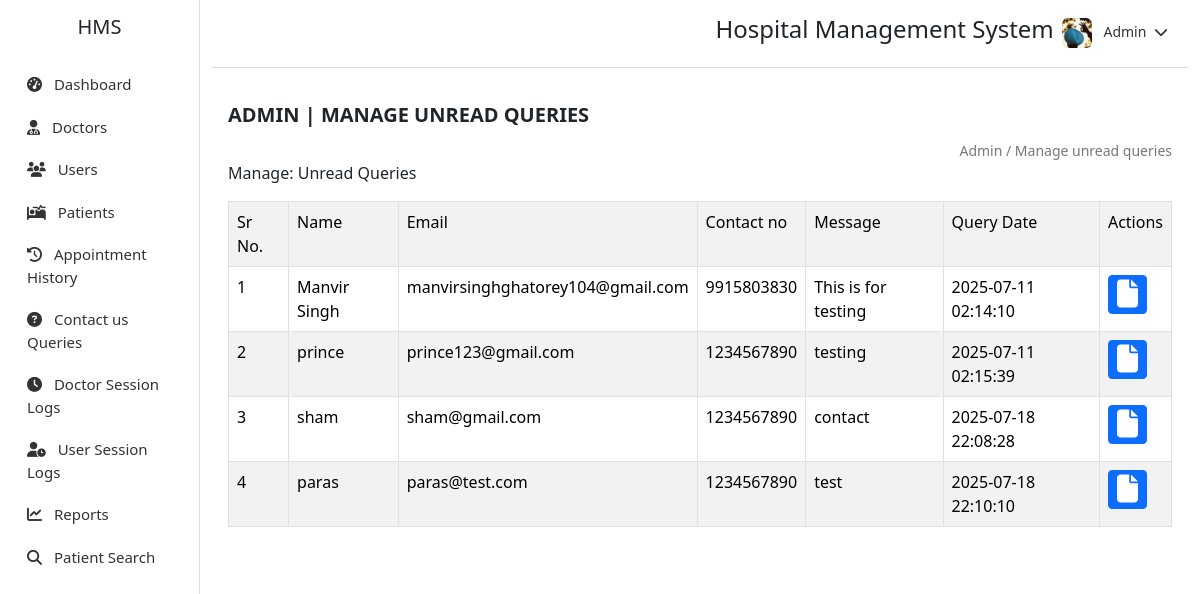
Page /admin/unread_queries.php on the committed database.
### tables this page shows
CREATE TABLE `contact_us` (
  `id` int(11) NOT NULL,
  `name` varchar(50) NOT NULL,
  `email_address` varchar(100) NOT NULL,
  `mobile_no` varchar(100) NOT NULL,
  `message` text NOT NULL,
  `Query_date` timestamp NOT NULL DEFAULT current_timestamp(),
  `admin_remark` text DEFAULT NULL
);

### admin/unread_queries.php (the view, shortened to what this page needs)
<?php
$select_query = "SELECT * FROM contact_us";
$execute_query = mysqli_query($conn, $select_query);
?>
<!DOCTYPE html>
<html lang="en">
<head>
    <link rel="stylesheet" href="style.css">
    <link href="https://cdn.jsdelivr.net/npm/bootstrap@5.3.7/dist/css/bootstrap.min.css" rel="stylesheet">
    <link href="https://cdnjs.cloudflare.com/ajax/libs/font-awesome/6.5.0/css/all.min.css" rel="stylesheet">
</head>
<body>
    <div class="container-fluid">
        <div class="row">
            <div class="col-md-2 sidebar">
                <h5 class="text-center mb-4">HMS</h5>
                <nav class="nav flex-column">
                    <a class="nav-link" href="dashboard.php"><i class="fas fa-tachometer-alt"></i> Dashboard</a>
                    <li class="nav-item">
                        <a class="nav-link" data-bs-toggle="collapse" href="#doctorsMenu" role="button" aria-expanded="false" aria-controls="doctorsMenu">
                            <i class="fas fa-user-md"></i> Doctors
                        </a>
                    </li>
                    <li class="nav-item">
                        <a class="nav-link" data-bs-toggle="collapse" href="#usersMenu" role="button" aria-expanded="false" aria-controls="usersMenu">
                            <i class="fas fa-users"></i> Users
                        </a>
                    </li>
                    <a class="nav-link" href="#"><i class="fas fa-procedures"></i> Patients</a>
                    <a class="nav-link" href="#"><i class="fas fa-history"></i> Appointment History</a>
                    <li class="nav-item">
                        <a class="nav-link" data-bs-toggle="collapse" href="#ContactusqueryMenu" role="button" aria-expanded="false" aria-controls="usersMenu">
                            <i class="fas fa-question-circle"></i> Contact us Queries
                        </a>
                    </li>
                    <a class="nav-link" href="#"><i class="fas fa-clock"></i> Doctor Session Logs</a>
                    <a class="nav-link" href="#"><i class="fas fa-user-clock"></i> User Session Logs</a>
                    <a class="nav-link" href="#"><i class="fas fa-chart-line"></i> Reports</a>
                    <a class="nav-link" href="#"><i class="fas fa-search"></i> Patient Search</a>
                </nav>
            </div>
            <div class="col-md-10">
                <div class="topbar d-flex justify-content-end align-items-center">
                    <div>
                        <h4 class="me-2 ">Hospital Management System</h4>
                    </div>
                    <div class="admin-profile">
                        <img src="../images/admin.jpeg" class="rounded me-2" alt="Admin" width="30" height="30">
                        Admin <i class="fas fa-chevron-down ms-1"></i>
                    </div>
                </div>
                <div class="p-3">
                    <div class="dashboard-header mt-3">ADMIN | MANAGE UNREAD QUERIES</div>
                    <div class="breadcrumb-text d-flex justify-content-end">Admin / Manage unread queries</div>
                    <p><span>Manage:</span><span> Unread Queries</span></p>
                    <table class="table table-bordered table-striped">
                        <tr>
                            <td>Sr No.</td>
                            <td>Name</td>
                            <td>Email</td>
                            <td>Contact no</td>
                            <td>Message</td>
                            <td>Query Date</td>
                            <td>Actions</td>
                        </tr>
                        <?php
                        $serialno = 1;
                        while ($row = mysqli_fetch_assoc($execute_query)) {
                            echo "<tr>";
                            echo "<td>" . $serialno++ . "</td>";
                            echo "<td>" . $row['name'] . "</td>";
                            echo "<td>" . $row['email_address'] . "</td>";
                            echo "<td>" . $row['mobile_no'] . "</td>";
                            echo "<td>" . $row['message'] . "</td>";
                            echo "<td>" . $row['Query_date'] . "</td>";
                            echo "<td>
                              <a href='query-details.php?id=" . $row['id'] . "' class='btn btn-sm  btn-primary'>  <i class='fa-solid fa-file fa-2x'></i></a>
                          </td>";
                        }
                        ?>
                    </table>
                </div>
            </div>
</body>
</html>

### admin/style.css (style rules this page uses)
body { background: #f8f9fa; font-family: Arial, sans-serif; }
.sidebar { height: 100vh; background-color: #fff; border-right: 1px solid #ddd; padding: 15px; }
.sidebar .nav-link { color: #333; font-size: 15px; padding: 10px 15px; }
.sidebar .nav-link i { margin-right: 8px; }
.topbar { background-color: #fff; border-bottom: 1px solid #ddd; padding: 15px; }
.dashboard-header { font-size: 20px; font-weight: 600; margin-bottom: 10px; }
.breadcrumb-text { font-size: 14px; color: #777; }
.admin-profile { float: right; font-size: 14px; color: #333; }
.admin-profile i { margin-right: 5px; }

### rows in the picture
contact_us: name "Manvir Singh", email_address "manvirsinghghatorey104@gmail.com", mobile_no "9915803830", message "This is for testing", Query_date "2025-07-11 02:14:10"
contact_us: name "prince", email_address "prince123@gmail.com", mobile_no "1234567890", message "testing", Query_date "2025-07-11 02:15:39"
contact_us: name "sham", email_address "sham@gmail.com", mobile_no "1234567890", message "contact", Query_date "2025-07-18 22:08:28"
contact_us: name "paras", email_address "paras@test.com", mobile_no "1234567890", message "test", Query_date "2025-07-18 22:10:10"
